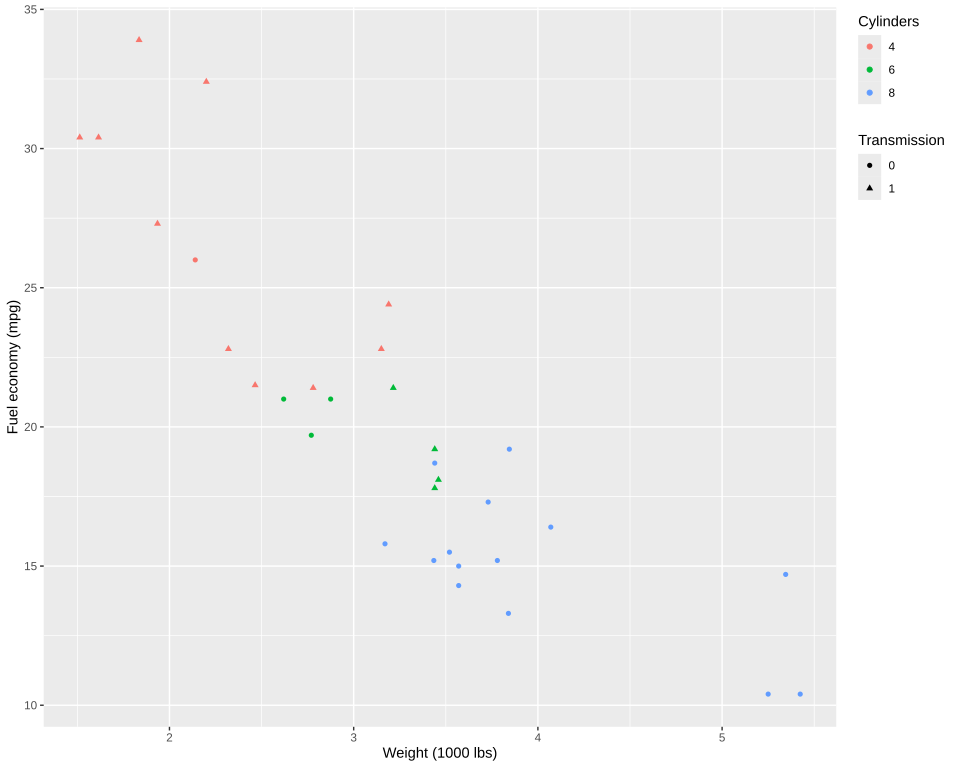

Reproduce this figure in R.
# The plot test/golden/legend_justification_top.svg draws, drawn by ggplot2 itself, as ggplot2's own visual
# tests draw their snapshots: the independent check on that golden whenever it changes. The suite
# never runs this; it needs R, ggplot2 and vdiffr, saved as the Docker image giggly-r:ggplot2-4.0.3.
# From the repository's root:
#
#   docker run --rm -v "$PWD/test/golden":/golden:ro giggly-r:ggplot2-4.0.3 \
#     Rscript /golden/legend_justification_top.R > legend_justification_top.ggplot2.svg
#
# and compare the two drawings element by element, as test/golden/point.R describes.
#
# theme()'s reference page's legends justified to the top: mtcars' fuel economy against weight,
# the colour legend over the shape legend right of the panel, the box's top at the panel's top.
#
# First checked with ggplot2 4.0.3 and vdiffr 1.0.9: every element and clip path matches, and
# the one departure is test/golden/point.R's, the x axis drawn before the y.

library(ggplot2)

p2 <- ggplot(mtcars, aes(wt, mpg)) +
  geom_point(aes(colour = factor(cyl), shape = factor(vs))) +
  labs(
    x = "Weight (1000 lbs)",
    y = "Fuel economy (mpg)",
    colour = "Cylinders",
    shape = "Transmission"
  ) +
  guides(colour = guide_legend(order = 1), shape = guide_legend(order = 2))
plot <- p2 +
  theme_gray() +
  theme(legend.justification = "top")

file <- tempfile(fileext = ".svg")
vdiffr::write_svg(plot, file)
cat(readLines(file), sep = "\n")
